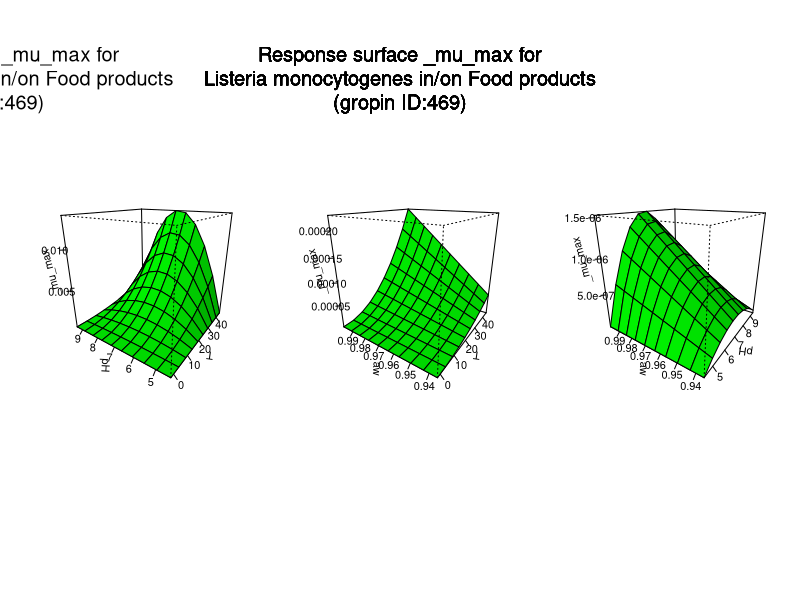

Here is the R script that generated this plot:
#############################
# start of Parameter script
#############################
T <- seq(-1.72172,44.955044955045,length.out=10)
pH <- seq(4.39439,9.39060939060939,length.out=10)
aw <- seq(0.935935,0.998001998001998,length.out=10)
#############################
# end of Parameter script
#############################
############################# 
# start of Model script Gropin ID 469 
#############################
 
# constant coefficients for this model
 
variables <- data.frame(T,pH,aw)
argumentsPar <- unique.data.frame(expand.grid(variables))
 
# heart of the model
response_surface <- function(T,pH,aw) {
   mumax <-2*(((T+1.5)/(37+15))^2)*((pH-4.39)*(9.6-pH)/(7-4.39)*(9.6-7))*((aw-0.92)*(1-0.92))

	return(mumax=mumax)
} 

# output parameters
responseSurface <- cbind(argumentsPar,response_surface(argumentsPar['T'],argumentsPar['pH'],argumentsPar['aw']))
colnames(responseSurface) <- c(colnames(argumentsPar),'mumax')
#############################
# End of Model script
#############################
############################# 
# start of Visualisation script Gropin ID 469 
#############################
titleText <-'Response surface _mu_max for
Listeria monocytogenes in/on Food products
(gropin ID:469)'
argPar1 <- unique.data.frame(expand.grid(T,pH))
argPar2 <- unique.data.frame(expand.grid(T,aw))
argPar3 <- unique.data.frame(expand.grid(pH,aw))
z1 <- matrix(unlist(response_surface(T = argPar1[1],pH = argPar1[2],aw = aw[1])),nrow=10)
z2 <- matrix(unlist(response_surface(T = argPar2[1],aw = argPar2[2],pH = pH[1])),nrow=10)
z3 <- matrix(unlist(response_surface(pH = argPar3[1],aw = argPar3[2],T = T[1])),nrow=10)
# adding precaution if response surface is zero
myZLim1 <- range(z1)
if(myZLim1[1] == myZLim1[2]) myZLim1[2] <- myZLim1[2]+1
myZLim2 <- range(z2)
if(myZLim2[1] == myZLim2[2]) myZLim2[2] <- myZLim2[2]+1
myZLim3 <- range(z3)
if(myZLim3[1] == myZLim3[2]) myZLim3[2] <- myZLim3[2]+1
if(length(T)>1 & length(pH)>1 & length(aw)>1) {
	par(mfrow = c(1,3))
	persp(T,pH,z1,col = 'green',xlab='T',ylab='pH',zlab='_mu_max',zlim=myZLim1,theta=305,phi=20,shade=0.25,ticktype = 'detailed')
	persp(T,aw,z2,col = 'green',xlab='T',ylab='aw',zlab='_mu_max',zlim=myZLim2,theta=305,phi=20,shade=0.25,ticktype = 'detailed')
	persp(pH,aw,z3,col = 'green',xlab='pH',ylab='aw',zlab='_mu_max',zlim=myZLim3,theta=305,phi=20,shade=0.25,ticktype = 'detailed')
	mtext(titleText,outer=T,  cex=1.2, line=-8.5, side=3)
} else {
		myPars <- unique.data.frame(expand.grid(T,pH,aw))
		myZ <-matrix(unlist(response_surface(myPars[,1],myPars[,2],myPars[,3])),nrow=10)
		myZLim <- range(myZ)
if(myZLim[1] == myZLim[2]) myZLim[2] <- myZLim[2]+1
	if(length(aw)==1) {
		persp(T,pH,myZ,col = 'green',xlab='T',ylab='pH',zlab='_mu_max',main=titleText,sub=paste('other variable: aw =',round(aw,digits = 2)),zlim=myZLim,theta=305,phi=20,shade=0.25,ticktype = 'detailed')
	}
	if(length(pH)==1) {
		persp(T,aw,myZ,col = 'green',xlab='T',ylab='aw',zlab='_mu_max',main=titleText,sub=paste('other variable: pH =',round(pH,digits = 2)),zlim=myZLim,theta=305,phi=20,shade=0.25,ticktype = 'detailed')
	}
	if(length(T)==1) {
		persp(pH,aw,myZ,col = 'green',xlab='pH',ylab='aw',zlab='_mu_max',main=titleText,sub=paste('other variable: T =',round(T,digits = 2)),zlim=myZLim,theta=305,phi=20,shade=0.25,ticktype = 'detailed')
	}
}
#############################
# End of Visualisation script
#############################
